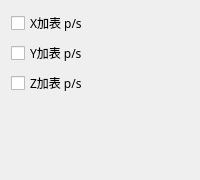
             <widget class="QWidget" name="page_11">
              <layout class="QGridLayout" name="gridLayout_30">
               <item row="0" column="0">
                <widget class="QCheckBox" name="checkBox_32">
                 <property name="font">
                  <font>
                   <family>微软雅黑</family>
                  </font>
                 </property>
                 <property name="text">
                  <string>X加表 p/s</string>
                 </property>
                </widget>
               </item>
               <item row="1" column="0">
                <widget class="QCheckBox" name="checkBox_33">
                 <property name="font">
                  <font>
                   <family>微软雅黑</family>
                  </font>
                 </property>
                 <property name="text">
                  <string>Y加表 p/s</string>
                 </property>
                </widget>
               </item>
               <item row="2" column="0">
                <widget class="QCheckBox" name="checkBox_34">
                 <property name="font">
                  <font>
                   <family>微软雅黑</family>
                  </font>
                 </property>
                 <property name="text">
                  <string>Z加表 p/s</string>
                 </property>
                </widget>
               </item>
               <item row="3" column="0">
                <spacer name="verticalSpacer_12">
                 <property name="orientation">
                  <enum>Qt::Vertical</enum>
                 </property>
                 <property name="sizeHint" stdset="0">
                  <size>
                   <width>20</width>
                   <height>74</height>
                  </size>
                 </property>
                </spacer>
               </item>
              </layout>
             </widget>
